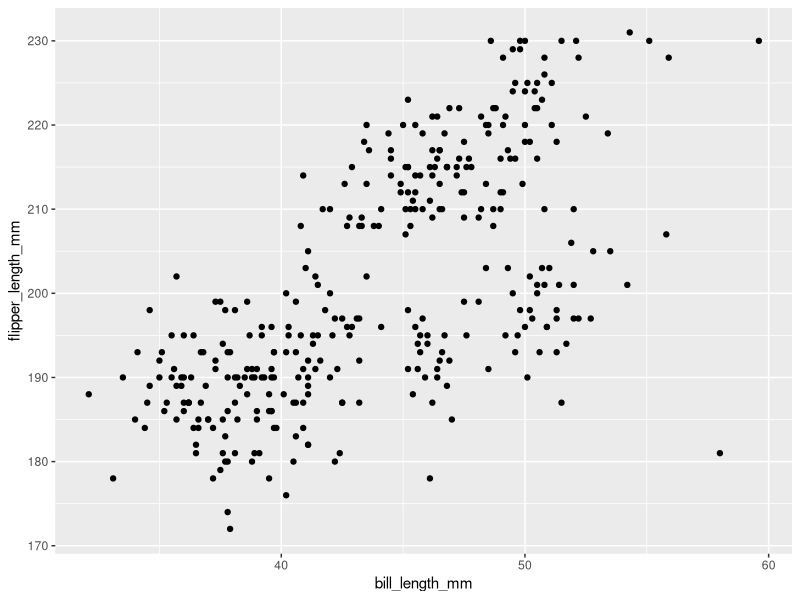
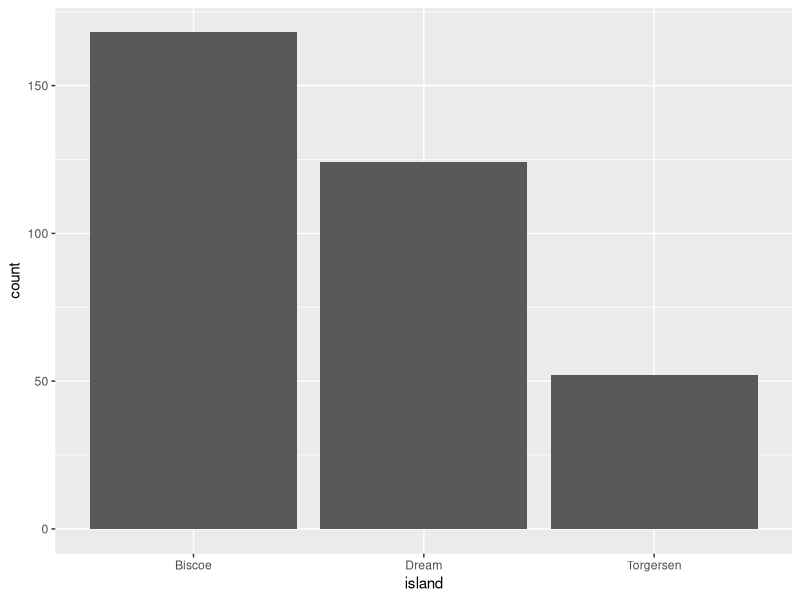
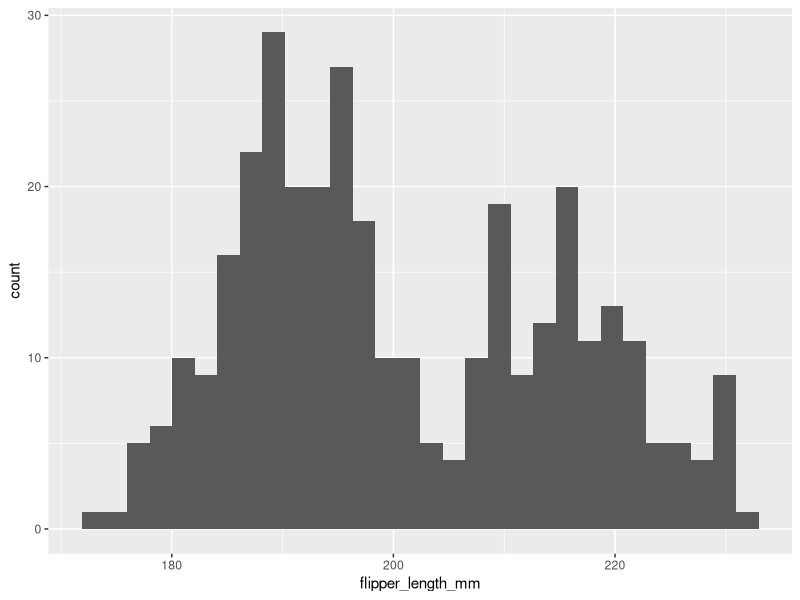
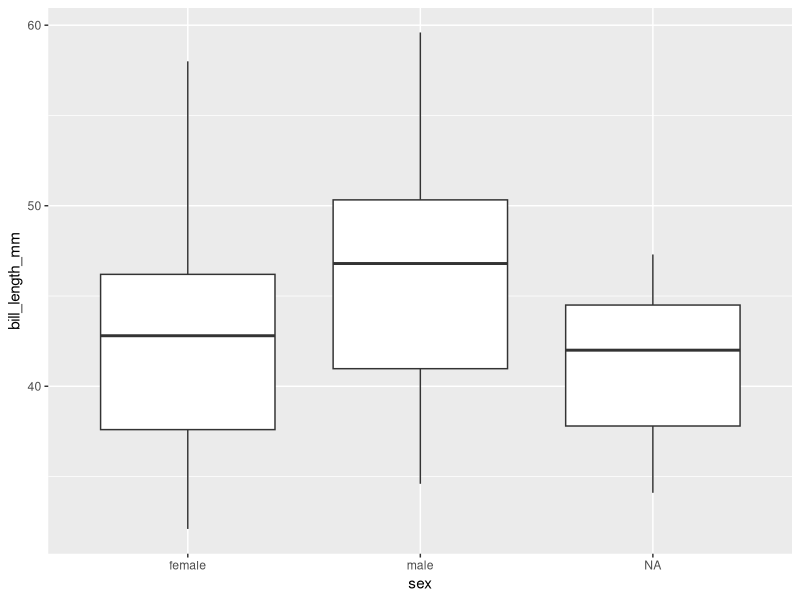
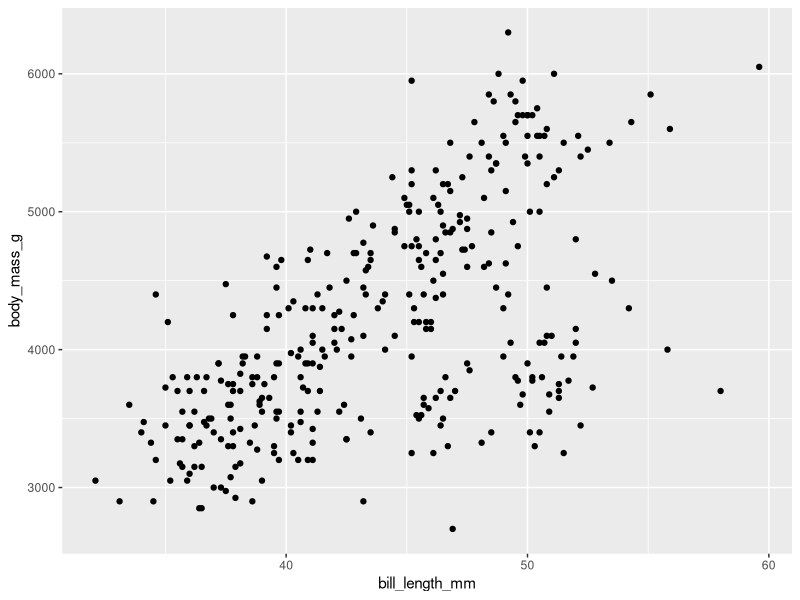
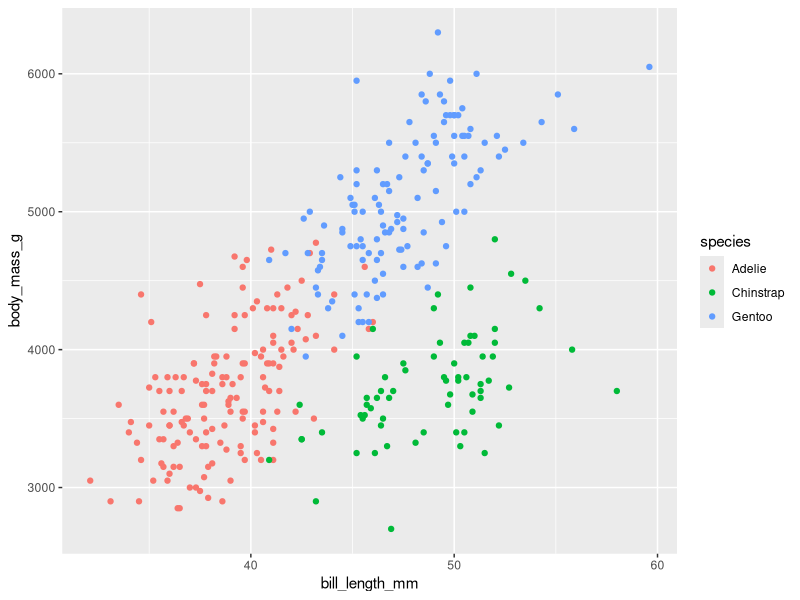
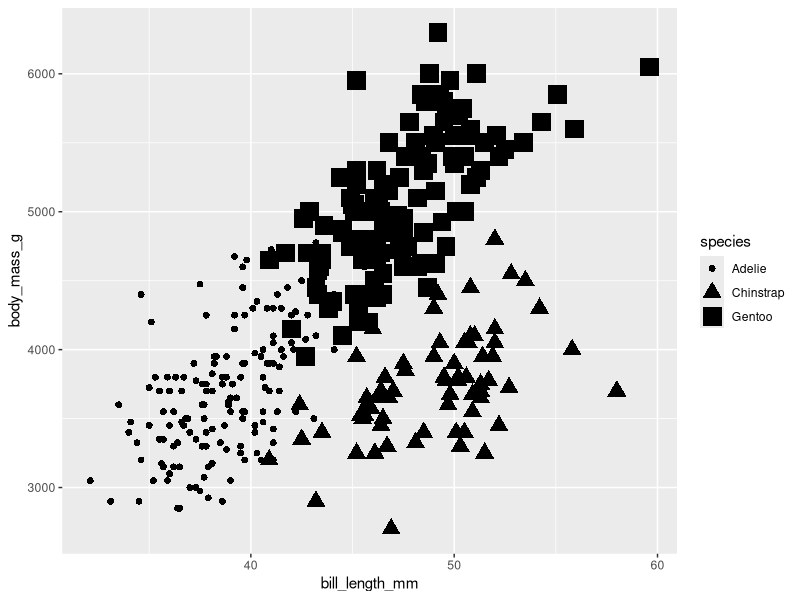
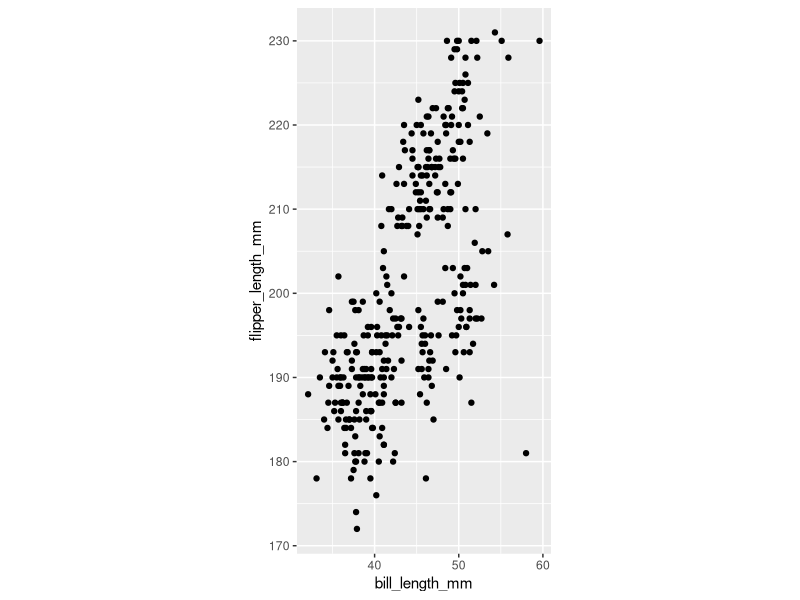

The R script that drew these images, in order:
## ---- chunk 1
knitr::opts_chunk$set(dev = 'pdf')
par(mar=c(3,3,2,1), mgp=c(2,.7,0), tck=-.01,las=1)
library(tidyverse)
## ---- chunk 2
library(palmerpenguins)
penguins %>% glimpse
## ---- chunk 3
ggplot(data = penguins, 
       aes(x = bill_length_mm, y = flipper_length_mm)) + 
  geom_point()
## ---- chunk 4
ggplot(penguins, aes(x = island)) + 
  geom_bar()
## ---- chunk 5
ggplot(penguins, aes(x = flipper_length_mm)) + 
  geom_histogram(bins = 30)
## ---- chunk 6
ggplot(penguins, aes(x = sex, y = bill_length_mm)) + 
  geom_boxplot()
## ---- chunk 7
ggplot(data = penguins, 
       aes(x = bill_length_mm, y = body_mass_g)) + 
  geom_point()
## ---- chunk 8
ggplot(data = penguins, 
       aes(x = bill_length_mm, y = body_mass_g, colour = species)) + 
  geom_point()
## ---- chunk 9
ggplot(data = penguins, 
       aes(x = bill_length_mm, y = body_mass_g, 
           shape = species, size = species)) + 
  geom_point()
## ---- chunk 10
ggplot(data = penguins, 
       aes(x = bill_length_mm, y = flipper_length_mm)) + 
  geom_point() + 
  coord_fixed()
## ---- chunk 11
ggplot(data = penguins, 
       aes(x = sex, y = flipper_length_mm)) + 
  geom_boxplot()
